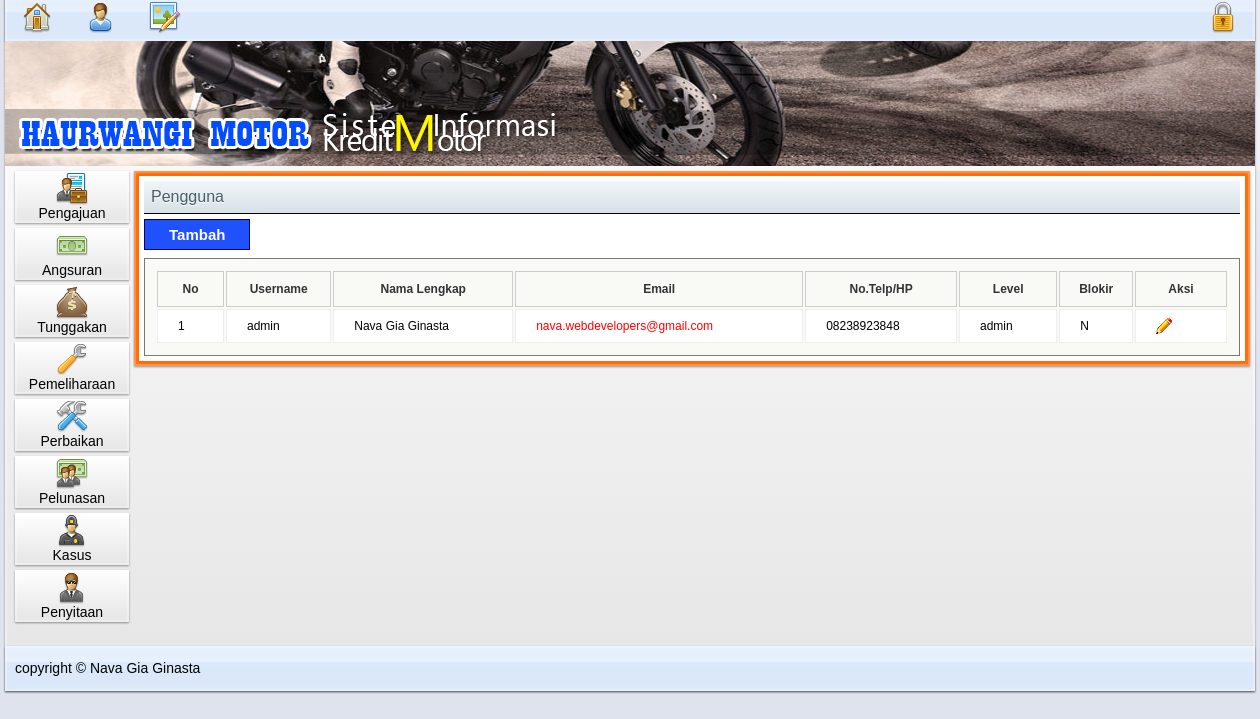
The app's page /media.php?module=users (signed in) with its own data.
### tables this page shows
CREATE TABLE IF NOT EXISTS `users` (
  `username` varchar(50) NOT NULL,
  `password` varchar(50) NOT NULL,
  `nama_lengkap` varchar(100) NOT NULL,
  `email` varchar(100) NOT NULL,
  `no_telp` varchar(20) NOT NULL,
  `level` varchar(20) NOT NULL DEFAULT 'user',
  `blokir` enum('Y','N') NOT NULL DEFAULT 'N',
  `id_session` varchar(100) NOT NULL,
  PRIMARY KEY (`username`)
);

### module/users/users.php (the view, shortened to what this page needs)
<?php
switch($_GET[act]){
  default:
      $tampil = mysql_query("SELECT * FROM users ORDER BY username");
      echo "<div id='title'>Pengguna</div>
          <input type=button class='button' value='Tambah' onclick=\"window.location.href='?module=user&act=tambahuser';\">   			<div style='height:8px;'></div>
		<table class='gtable sortable'><thead>
			<tr>
			  <th>No</th>
			  <th>Username</th>
			  <th>Nama Lengkap</th>
			  <th>Email</th>
			  <th>No.Telp/HP</th>
			  <th>Level</th>
			  <th>Blokir</th>
			  <th>Aksi</th>
          </tr></thead>";
    $no=1;
    while ($r=mysql_fetch_array($tampil)){
       echo "<tr><td class='left' width='25'>$no</td>
             <td class='left'>$r[username]</td>
             <td class='left'>$r[nama_lengkap]</td>
		         <td class='left'><a href=mailto:$r[email]>$r[email]</a></td>
		         <td class='left'>$r[no_telp]</td>
		         <td class='center'>$r[level]</td>
		         <td class='center'>$r[blokir]</td>
             <td class='center' width='50'><a href=?module=user&act=edituser&id=$r[id_session]><img src='assets/images/edit.png' border='0' title='edit' /></a></td></tr>";
      $no++;
    }
    echo "</table>";
    break;
}
?>

### assets/css/template.css (style rules this page uses)
body { margin:0px; padding:0px; background:url(../images/byson.jpg); background-attachment:fixed; background-size:cover; font-family: "open_sansregular",Trebuchet MS,Geneva,Tahoma,Verdana,Arial,sans-serif; font-size:12px; }
#center-content #title { padding:7px; font-size:16px; color: #475d68; text-shadow: 0 1px 0 #fff; background:url(../images/block-header-bg.png); border-bottom:1px solid #000; }
.button { margin-top:5px; background:#1F51FC; border:1px solid #006; display:inline-block; color:#ffffff; font-family:arial; font-size:15px; font-weight:bold; padding:6px 24px; text-decoration:none; cursor: pointer; }
.gtable thead th { background:-webkit-gradient(linear,0 0,0 bottom,from(#fff),to(#efefef)); background:-moz-linear-gradient(#fff,#efefef); background:linear-gradient(#fff,#efefef); -pie-background:linear-gradient(#fff,#efefef) }
.gtable { width:100%; margin:0 auto; padding:10px; background:#f9faf6; border:1px solid #797a76; }
.gtable th { text-align:center; border:1px solid #ccc; padding:10px 10px }
.gtable thead tr { color:#333;border:1px solid #ccc }
.gtable thead th { background:url(../images/bg_table_th.png); }
.gtable tbody tr td { border:1px solid #eee }
.gtable tbody tr:nth-child(odd) td,.detailtable tbody tr.odd td { background-color:#FFF; }
.gtable td { padding:8px 20px }
.gtable img { vertical-align:middle;margin-right:5px }
.gtable a { text-decoration:none; color:#F00; }

### records on screen
users: username "admin", nama_lengkap "Nava Gia Ginasta", email "nava.webdevelopers@gmail.com", no_telp "08238923848", level "admin", blokir "N"
